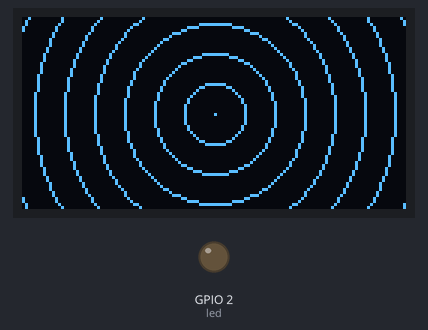
The program below on a simulated ESP32 board running MicroPython. Parts: 128×64 one-colour display, output pins drawn as LEDs (lit = HIGH). Files that are not in the repository are absent; library files of the repository ran but are not shown: ssd1306.py, gfx.py; what the program prints to the serial console is not drawn.

Above: at 0.38 s.
At 1.13 s:
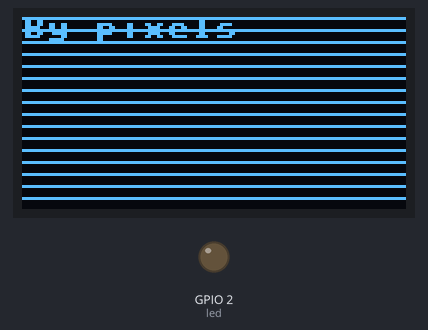
At 1.8 s:
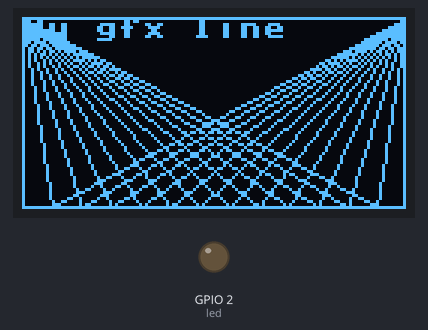
At 2.87 s:
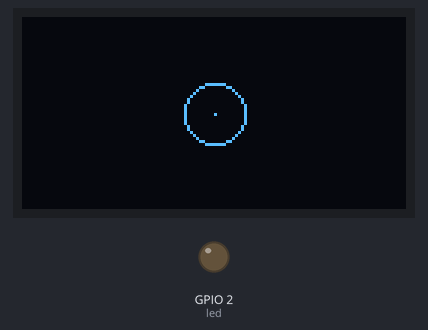

Measured:
- by itself, everything shown: repeats every 2.7 s, in 7 steps
- what the display in image 1 shows lasts 0.5 s, from 0.9 s to 1.4 s
- what the display in image 2 shows lasts 1.1 s, from 1.7 s to 2.8 s

The program:

main.py
```python
# https://www.youtube.com/watch?v=XVcgVg4sy7s


from machine import Pin, I2C
import ssd1306
import gfx

from time import sleep, sleep_us, sleep_ms

# ESP32 Pin assignment
i2c = I2C(-1, scl=Pin(22), sda=Pin(21))

# ESP8266 Pin assignment
#i2c = I2C(-1, scl=Pin(5), sda=Pin(4))


def reset():
    oled.fill(0)

oled_width = 128
oled_height = 64
oled = ssd1306.SSD1306_I2C(oled_width, oled_height, i2c)
oled.invert(False)

# from the examples
# def fast_hline(x, y, width, color):
#     display.fill_rectangle(x, y, width, 1, color)
#
# def fast_vline(x, y, height, color):
#     display.fill_rectangle(x, y, 1, height, color)


graphics = gfx.GFX(oled_width, oled_width, oled.pixel) # reminder: oled.pixel = function that draws pixels.

def demo():

    # graphics.line(0,0,20,20, 1)
    # oled.show()
    # sleep(1)
    # reset()

    max_diam = 90
    step = 10
    for diam in range (0, max_diam, step):
        graphics.circle(oled_width//2, oled_height//2, diam, 1)
        oled.show()
    # sleep_us(10)
    for diam in range (0, max_diam, step):
        graphics.circle(oled_width//2, oled_height//2, diam, 0)
        oled.show()
    sleep_ms(150)

    reset()

    for l in range(10):
        oled.text('Aramitos {}!'.format(l), 0, l*8)
    oled.show()
    sleep_ms(150)
    reset()

    oled.text('By pixels', 0, 0)
    for p in range(oled_width):
        for h in range(0, oled_height, 4):
            oled.pixel(p, h, 1)
    oled.show()
    sleep_ms(150)
    reset()

    oled.rect(0, 0, oled_width, oled_height, 1)

    oled.text('By gfx line', 0, 0)
    for p in range(0, oled_width, 10):
        graphics.line(0, 0, p, oled_height, 1)
        oled.show()

    for p in range(oled_width, 0, -10):
        graphics.line(oled_width, 0, p, oled_height, 1)
        oled.show()

    sleep_ms(1000)
    reset()

while True:
    demo()
```

boot.py
```python
# Yet another boot.py for Micropython
#
# the external file "wifi.json" should state the ssid and password.
# Sample "wifi.json": {"ssid":"someSSID","password":"somePASSWORD"}
#
# Missing wifi.json => no wifi connection
#
import gc
import time
import json
import network
import esp
from machine import Pin

esp.osdebug(None) # for esp8266 retro compat
gc.enable()

LEDPIN = 2 # Adjust to your board
WIFI_CONFIGFILE = "wifi.json"
led = Pin(LEDPIN, Pin.OUT)

def successBlink():
    for i in range(0, 6):
        led.value(i % 2 == 0)
        time.sleep_ms(60)

def connectToWifi():

    print("Connecting to wifi...")

    try:
        with open(WIFI_CONFIGFILE) as f:
            data = json.load(f)

        ssid = data.get("ssid")
        password = data.get("password")

        wifiClient = network.WLAN(network.STA_IF)
        wifiClient.active(True)
        wifiClient.connect(ssid, password)

        while not wifiClient.isconnected():
            pass

        ipaddress = wifiClient.ifconfig()[0]
        netmask = wifiClient.ifconfig()[1]
        gateway = wifiClient.ifconfig()[2]
        dns = wifiClient.ifconfig()[3]

        print('Connection to WiFi successful:\n\taddress: {}\n\tnetmask: {}\n\tgateway: {}\n\tdns: {}\n'.format(ipaddress, netmask, gateway, dns))
        successBlink()

    except Exception as ex:
        print(3 * "Error connecting to Wifi: {}\n".format(str(ex)))

connectToWifi()
```
